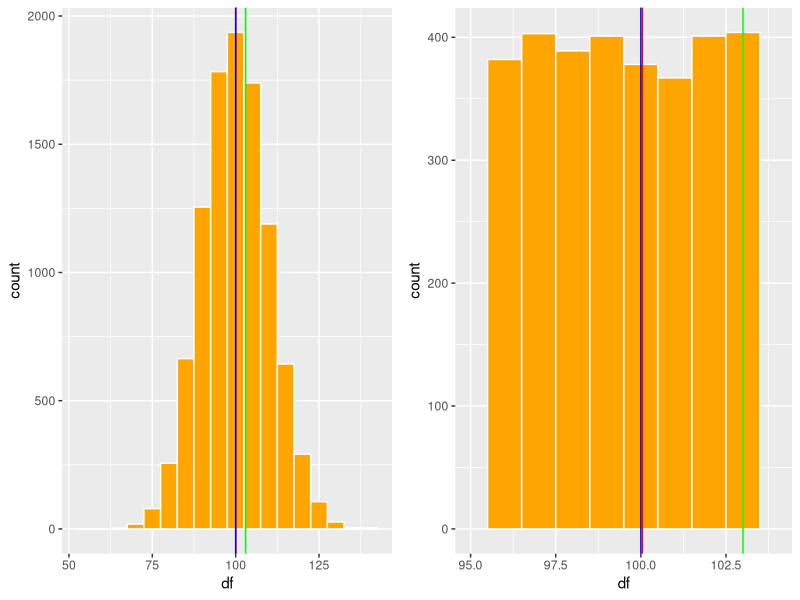
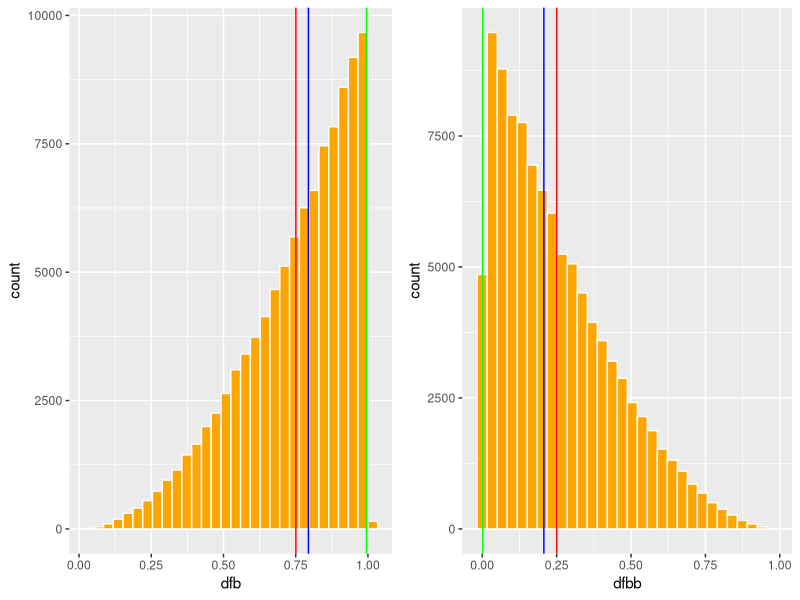
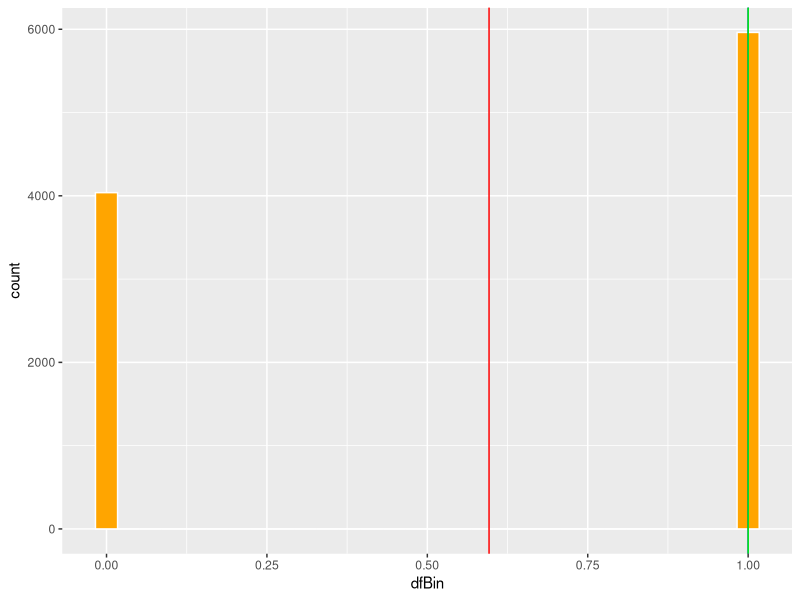

These charts were generated, in order, by the following R code:
## ---- chunk 1
knitr::opts_chunk$set(echo = TRUE, warning=FALSE, message = FALSE)
## ---- chunk 2

Sys.Date()
## ---- chunk 3
library(ggplot2)
library(Hmisc)
library(gridExtra) # Un paquete para organizar las figuras de ggplot2
## ---- chunk 4
x=c(0,1,2,3,4,5,6,7,8,9,10)

mean(x)

## ---- chunk 5
x=c(0,1,2,3,4,5,6,7,8,9,1000)

mean(x)

## ---- chunk 6
b=c(247,0,3,43626,26,23,1,2,4,5,24,6,7)
b=sort(b)
b
median(b)
## ---- chunk 7
b=c(247,0,3,43626,26,23,1,2,4,5,24,6,7,7)
b=sort(b)
b
median(b)
## ---- chunk 8
# install.packages("devtools")
#devtools::install_github("paulponcet/modeest")
## ---- chunk 9
library(modeest)
library(statip)
## ---- chunk 10
statip::mfv(b)
## ---- chunk 11
df=rpois(10000, 100)
df1=data.frame(df)
head(df1, n=2)
## ---- chunk 12
library(statip)
mean(df1$df)
median(df1$df)
statip::mfv(df1$df)
## ---- chunk 13

mea=mean(df1$df)
med=median(df1$df)
mod=statip::mfv(df1$df)

a=ggplot(df1, aes(df ))+
  geom_histogram(fill="orange", colour="white", binwidth = 5)+
  geom_vline(aes(xintercept = mea), colour="red")+
  geom_vline(aes(xintercept = med), colour="blue")+
  geom_vline(aes(xintercept = mod), colour="green")+
  theme(legend.position = "none")

b=ggplot(df1, aes(df ))+
  geom_histogram(fill="orange", colour="white", binwidth = 1)+
  geom_vline(aes(xintercept = mea), colour="red")+
  geom_vline(aes(xintercept = med), colour="blue")+
  geom_vline(aes(xintercept = mod), colour="green")+
  xlim(95,104)+
  theme(legend.position = "none")

grid.arrange(a,b, ncol=2)
## ---- chunk 14
dfb= round(rbeta(100000, 3,1, ncp = 0),3)
dfb=data.frame(dfb)

dfbb= round(rbeta(100000, 1,3, ncp = 0),3)
dfbb=data.frame(dfbb)

## ---- chunk 15
mea=mean(dfb$dfb)
med=median(dfb$dfb)
mod=statip::mfv(dfb$dfb)

meab=mean(dfbb$dfbb)
medb=median(dfbb$dfbb)
modb=statip::mfv(dfbb$dfbb)


c=ggplot(dfb, aes(dfb))+
  geom_histogram(fill="orange", colour="white")+
  geom_vline(aes(xintercept = mea), colour="red")+
  geom_vline(aes(xintercept = med), colour="blue")+
  geom_vline(aes(xintercept = mod), colour="green")+
  theme(legend.position = "none")

d=ggplot(dfbb, aes(dfbb ))+
  geom_histogram(fill="orange", colour="white")+
  geom_vline(aes(xintercept = meab), colour="red")+
  geom_vline(aes(xintercept = medb), colour="blue")+
  geom_vline(aes(xintercept = modb), colour="green")+
  theme(legend.position = "none")

grid.arrange(c,d, ncol=2)
## ---- chunk 16
dfBin=replicate(10000,rbinom(length(.6), size=1,prob =0.6))
dfBin=data.frame(dfBin)
head(dfBin)
## ---- chunk 17
mea=mean(dfBin$dfBin)
med=median(dfBin$dfBin)
mod=mfv(dfBin$dfBin)
mea


ggplot(dfBin, aes(dfBin))+
  geom_histogram(fill="orange", colour="white")+
  geom_vline(aes(xintercept = mea), colour="red")+
  geom_vline(aes(xintercept = med), colour="blue")+
  geom_vline(aes(xintercept = mod), colour="green")+
  theme(legend.position = "none")
